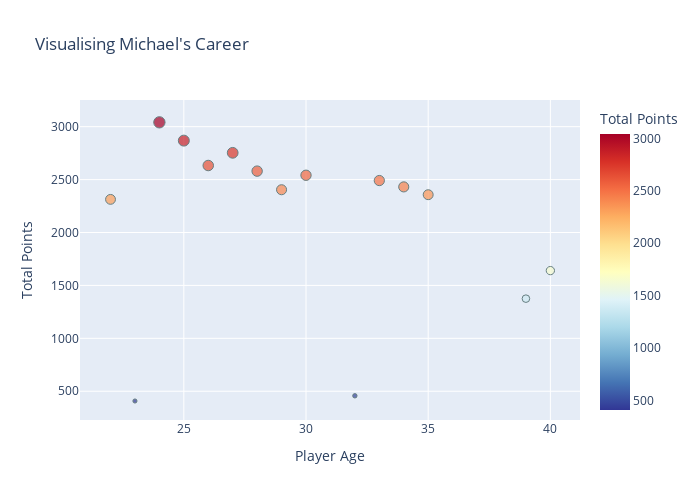

Notebook code for this chart:
### Code cell
fig = px.scatter(
    jordan_data, x='PLAYER_AGE', y='PTS', size='PTS', size_max=8, color_continuous_scale='rdylbu_r',
    color='PTS', title="Visualising Michael's Career",hover_name ='SEASON_ID',
    labels={ # replaces default labels by column name
                     'PLAYER_AGE': "Player Age",  'PTS': "Total Points"})
fig.update_traces(marker=dict(line=dict(width=1, color='DarkSlateGrey')),
                  selector=dict(mode='markers'))
fig.update_layout(width=700, height=500)
fig.show()

### Figure 1 — Plotly figure (JSON) as saved in the notebook; plotly's stock layout.template omitted (floating-point values rounded to 4 significant figures)
{"data": [{"hovertemplate": "<b>%{hovertext}</b><br><br>Player Age=%{x}<br>Total Points=%{marker.color}<extra></extra>", "hovertext": ["1984-85", "1985-86", "1986-87", "1987-88", "1988-89", "1989-90", "1990-91", "1991-92", "1992-93", "1994-95", "1995-96", "1996-97", "1997-98", "2001-02", "2002-03"], "legendgroup": "", "marker": {"color": [2313, 408, 3041, 2868, 2633, 2753, 2580, 2404, 2541, 457, 2491, 2431, 2357, 1375, 1640], "coloraxis": "coloraxis", "line": {"color": "DarkSlateGrey", "width": 1}, "size": [2313, 408, 3041, 2868, 2633, 2753, 2580, 2404, 2541, 457, 2491, 2431, 2357, 1375, 1640], "sizemode": "area", "sizeref": 47.52, "symbol": "circle"}, "mode": "markers", "name": "", "orientation": "v", "showlegend": false, "type": "scatter", "x": [22, 23, 24, 25, 26, 27, 28, 29, 30, 32, 33, 34, 35, 39, 40], "xaxis": "x", "y": [2313, 408, 3041, 2868, 2633, 2753, 2580, 2404, 2541, 457, 2491, 2431, 2357, 1375, 1640], "yaxis": "y"}], "layout": {"coloraxis": {"colorbar": {"title": {"text": "Total Points"}}, "colorscale": [[0, "rgb(49,54,149)"], [0.1, "rgb(69,117,180)"], [0.2, "rgb(116,173,209)"], [0.3, "rgb(171,217,233)"], [0.4, "rgb(224,243,248)"], [0.5, "rgb(255,255,191)"], [0.6, "rgb(254,224,144)"], [0.7, "rgb(253,174,97)"], [0.8, "rgb(244,109,67)"], [0.9, "rgb(215,48,39)"], [1, "rgb(165,0,38)"]]}, "height": 500, "legend": {"itemsizing": "constant", "tracegroupgap": 0}, "title": {"text": "Visualising Michael's Career"}, "width": 700, "xaxis": {"anchor": "y", "domain": [0, 1], "title": {"text": "Player Age"}}, "yaxis": {"anchor": "x", "domain": [0, 1], "title": {"text": "Total Points"}}}}
